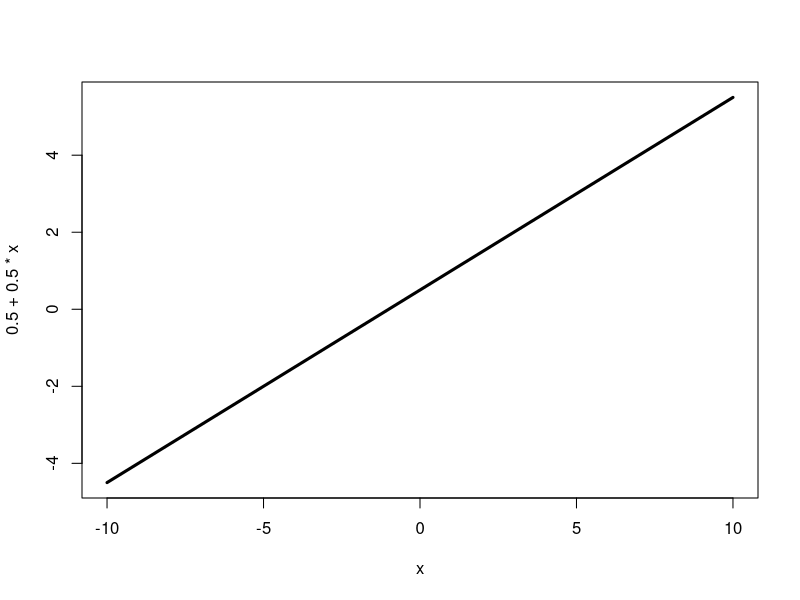
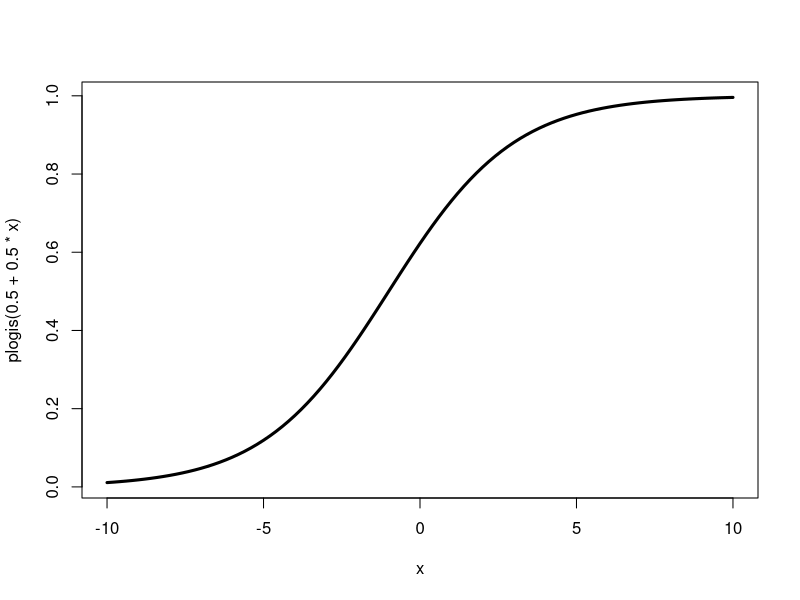

R code for these plots, in order:
# simulate from a Normal(0, 5)


# what does this look like? What is the mean? What is the variance?



# Let's say x causes some other variable (let's call it y) that we are interested in and we
# want to model this process. (draw a dag on the whiteboard). If we assume that 
# that y comes is normally distributed around some function of x with errors that come from a # normal distribution with mean 0 and standard deviation sigma, we can write our model as:
#
# y ~ N(f(x), sigma)
# x ~ N(0, 5)
#
# If f(x) := a + b*x we have the standard linear model:
#
# y ~ N(f(x), sigma)
# f(x) = a + b*x
# x ~ N(0, 5)
#
# let a = .5, b = .5, and sigma = 5. Simulate 100 observations from our model.




# plot the relationship between x and y



# run a linear model 



# we see our a is the intercept, b is the slope on x, and our sigma is the residual standard error.


# Challenge ---------------------------------------------------------------

# Simulate 100 observations from the following model:
#
# y ~ N(f(x), sigma)
# f(x) ~ a + b*x
# x ~ Exponential(rate = 1/20)
#
# lets make a = 3, b = 2 and sigma = 1




# what does our data y look like?



# y is clearly not normal, can we use a regular linear model for it?



# Multiple Variables ------------------------------------------------------

# now let's add multiple variables, let's say that y is a function of x and z, and that 
# x and z are independent of each other. Let's say x comes from a normal(0,1) and z comes from an Binomial(1,.5) (i.e. a Bernoulli(.5))
#
# y ~ N(f(x,z), sigma)
# f(x,z) = a + b1*x + b2*z
# x ~ N(0,1)
# z ~ Bern(.5)
#
# a = 1, b1 = 1.5, b2 = -.5 and sigma = 1.
#
# Simulate it










# Multiple Variables--But with dependence!! -------------------------------

# we again have x and z predicting y, but with a complication! z is also a function of x. (draw on board). So our model looks something like this:
#
# y ~ N(f(x,z), sigma)
# f(x,z) = a + b1*x + b2*z
# z ~ N(g(x), sigma2)
# g(x) = a2 + b3*x
# x ~ N(0, 1)
#
# set all the parameters to 1 and simulate it!







# We know what the true data generating process, but how do we correctly estimate the parameters for this model? Enthralling discussion ensues.



# Logistic Regression -----------------------------------------------------

# in biology we often have variables that take on binary outcomes. Did my plant survive (yes/no). Did I observe this species (oui/non), etc. We will tend to model these events using a generalized linear model called logistic regression. We want to keep using our nice linear machinery to model our outcomes, but somehow also use the 0-1 probability space that feels natural with binary outcomes. So we must turn to the inverse logit function.

# say we have a predictor x that ranges from -10 to 10. Imagine we have a linear model relating x to our binary outcome y, we first predict some intermediate thing, called the log odds, then go from log odds to probability.

# so if our linear model is .5 + .5*x, our log odds outcomes would be
curve(.5 + .5*x, -10,10, lwd = 3)

# nice and linear, but it goes outside of 0, and 1 where our probabilities lie, so we use the inverse logit function (plogis in r) to map our log odds onto a 0-1 space.
curve(plogis(.5 + .5*x),-10, 10, lwd = 3)


# Challenge: Too logit to quit (shamefully stolen joke) -------------------

# simulate from the following model
#
# y ~ Bernoulli(f(x))
# f(x) = inv_logit(a + b*x)
# x ~ N(0,1)
#
# a = 1 b = 2







# how to interpret the output from logistic regression?